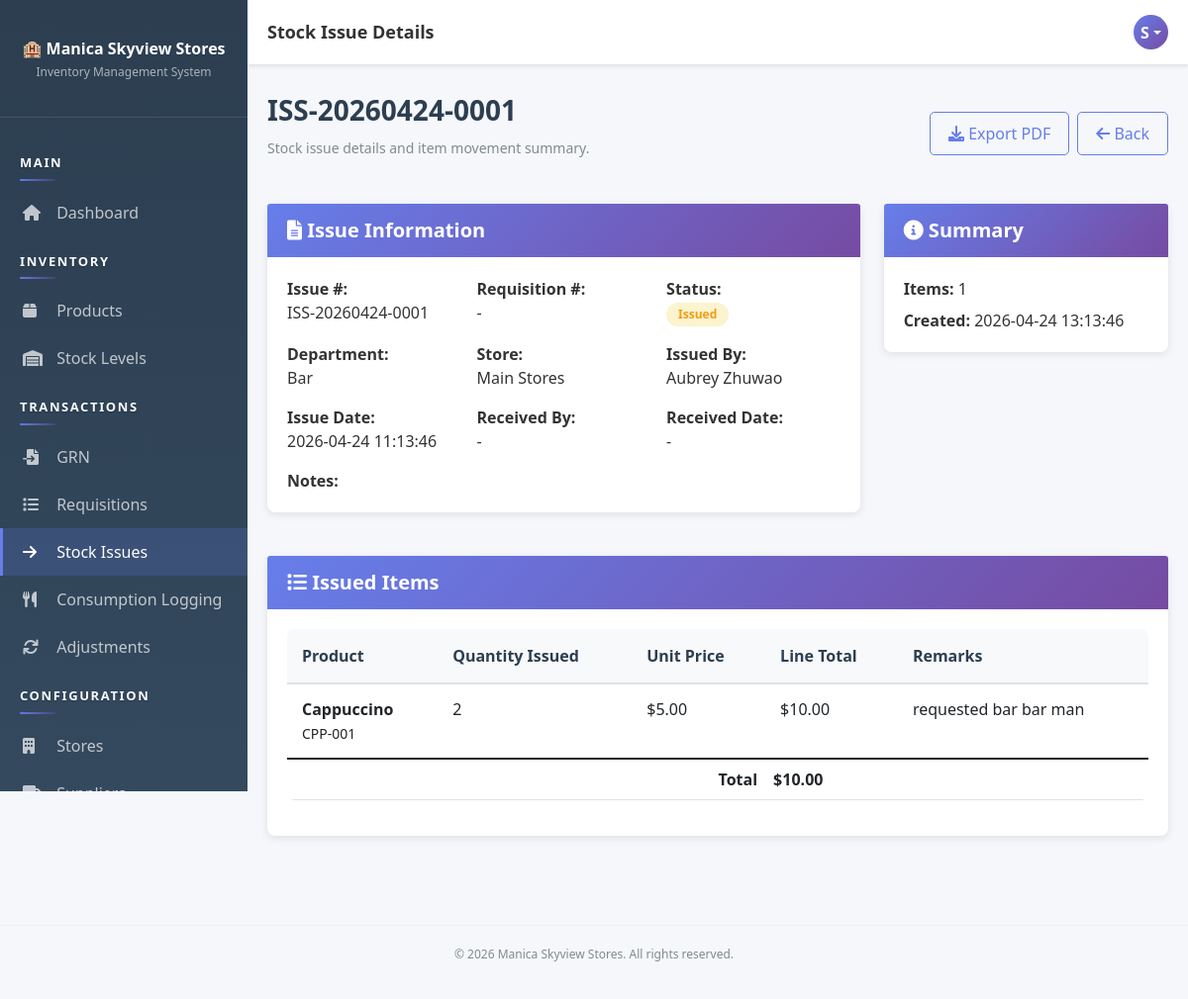
The page /pages/stock-issues/view.php?id=2 (signed in) on the database its author committed.
### tables this page shows
CREATE TABLE `users` (
  `user_id` int(11) NOT NULL AUTO_INCREMENT,
  `username` varchar(50) NOT NULL,
  `email` varchar(100) NOT NULL,
  `password` varchar(255) NOT NULL,
  `full_name` varchar(100) NOT NULL,
  `role_id` int(11) NOT NULL,
  `status` enum('active','inactive') DEFAULT 'active',
  `created_at` timestamp NOT NULL DEFAULT current_timestamp(),
  `updated_at` timestamp NOT NULL DEFAULT current_timestamp() ON UPDATE current_timestamp(),
  PRIMARY KEY (`user_id`),
  UNIQUE KEY `username` (`username`),
  UNIQUE KEY `email` (`email`),
  KEY `role_id` (`role_id`),
  CONSTRAINT `users_ibfk_1` FOREIGN KEY (`role_id`) REFERENCES `roles` (`role_id`)
);

CREATE TABLE `stock_issues` (
  `issue_id` int(11) NOT NULL AUTO_INCREMENT,
  `issue_number` varchar(50) NOT NULL,
  `requisition_id` int(11) DEFAULT NULL,
  `store_id` int(11) NOT NULL,
  `department_id` int(11) NOT NULL,
  `issued_by` int(11) NOT NULL,
  `issue_date` datetime DEFAULT current_timestamp(),
  `received_by` int(11) DEFAULT NULL,
  `received_date` datetime DEFAULT NULL,
  `status` enum('issued','received','cancelled') DEFAULT 'issued',
  `notes` text DEFAULT NULL,
  `created_at` timestamp NOT NULL DEFAULT current_timestamp(),
  `updated_at` timestamp NOT NULL DEFAULT current_timestamp() ON UPDATE current_timestamp(),
  PRIMARY KEY (`issue_id`),
  UNIQUE KEY `issue_number` (`issue_number`),
  KEY `requisition_id` (`requisition_id`),
  KEY `store_id` (`store_id`),
  KEY `department_id` (`department_id`),
  KEY `issued_by` (`issued_by`),
  KEY `received_by` (`received_by`),
  KEY `idx_issue_date` (`issue_date`),
  CONSTRAINT `stock_issues_ibfk_1` FOREIGN KEY (`requisition_id`) REFERENCES `requisitions` (`requisition_id`),
  CONSTRAINT `stock_issues_ibfk_2` FOREIGN KEY (`store_id`) REFERENCES `stores` (`store_id`),
  CONSTRAINT `stock_issues_ibfk_3` FOREIGN KEY (`department_id`) REFERENCES `departments` (`dept_id`),
  CONSTRAINT `stock_issues_ibfk_4` FOREIGN KEY (`issued_by`) REFERENCES `users` (`user_id`),
  CONSTRAINT `stock_issues_ibfk_5` FOREIGN KEY (`received_by`) REFERENCES `users` (`user_id`)
);

CREATE TABLE `departments` (
  `dept_id` int(11) NOT NULL AUTO_INCREMENT,
  `dept_name` varchar(100) NOT NULL,
  `dept_code` varchar(20) NOT NULL,
  `head_user_id` int(11) DEFAULT NULL,
  `status` enum('active','inactive') DEFAULT 'active',
  `monthly_budget` decimal(12,2) NOT NULL DEFAULT 0.00,
  `weekly_budget` decimal(12,2) NOT NULL DEFAULT 0.00,
  `created_at` timestamp NOT NULL DEFAULT current_timestamp(),
  PRIMARY KEY (`dept_id`),
  UNIQUE KEY `dept_code` (`dept_code`),
  KEY `head_user_id` (`head_user_id`),
  CONSTRAINT `departments_ibfk_1` FOREIGN KEY (`head_user_id`) REFERENCES `users` (`user_id`)
);

CREATE TABLE `stores` (
  `store_id` int(11) NOT NULL AUTO_INCREMENT,
  `store_name` varchar(100) NOT NULL,
  `store_code` varchar(20) NOT NULL,
  `location` varchar(100) DEFAULT NULL,
  `responsible_user_id` int(11) DEFAULT NULL,
  `description` text DEFAULT NULL,
  `status` enum('active','inactive') DEFAULT 'active',
  `created_at` timestamp NOT NULL DEFAULT current_timestamp(),
  `updated_at` timestamp NOT NULL DEFAULT current_timestamp() ON UPDATE current_timestamp(),
  PRIMARY KEY (`store_id`),
  UNIQUE KEY `store_code` (`store_code`),
  KEY `responsible_user_id` (`responsible_user_id`),
  CONSTRAINT `stores_ibfk_1` FOREIGN KEY (`responsible_user_id`) REFERENCES `users` (`user_id`)
);

CREATE TABLE `stock_issue_items` (
  `issue_item_id` int(11) NOT NULL AUTO_INCREMENT,
  `issue_id` int(11) NOT NULL,
  `product_id` int(11) NOT NULL,
  `quantity_issued` int(11) NOT NULL,
  `quantity_consumed` int(11) NOT NULL DEFAULT 0,
  `quantity_returned` int(11) NOT NULL DEFAULT 0,
  `batch_number` varchar(50) DEFAULT NULL,
  `expiry_date` date DEFAULT NULL,
  `unit_price` decimal(10,2) DEFAULT NULL,
  `remarks` text DEFAULT NULL,
  `created_at` timestamp NOT NULL DEFAULT current_timestamp(),
  `updated_at` timestamp NOT NULL DEFAULT current_timestamp() ON UPDATE current_timestamp(),
  PRIMARY KEY (`issue_item_id`),
  KEY `issue_id` (`issue_id`),
  KEY `product_id` (`product_id`),
  CONSTRAINT `stock_issue_items_ibfk_1` FOREIGN KEY (`issue_id`) REFERENCES `stock_issues` (`issue_id`) ON DELETE CASCADE,
  CONSTRAINT `stock_issue_items_ibfk_2` FOREIGN KEY (`product_id`) REFERENCES `products` (`product_id`)
);

CREATE TABLE `products` (
  `product_id` int(11) NOT NULL AUTO_INCREMENT,
  `product_name` varchar(100) NOT NULL,
  `product_code` varchar(50) NOT NULL,
  `category_id` int(11) NOT NULL,
  `unit_of_measure` varchar(20) DEFAULT NULL,
  `reorder_level` int(11) DEFAULT 10,
  `reorder_quantity` int(11) DEFAULT 50,
  `status` enum('active','inactive') DEFAULT 'active',
  `created_at` timestamp NOT NULL DEFAULT current_timestamp(),
  `updated_at` timestamp NOT NULL DEFAULT current_timestamp() ON UPDATE current_timestamp(),
  PRIMARY KEY (`product_id`),
  UNIQUE KEY `product_code` (`product_code`),
  KEY `category_id` (`category_id`),
  KEY `idx_product_code` (`product_code`),
  CONSTRAINT `products_ibfk_1` FOREIGN KEY (`category_id`) REFERENCES `categories` (`category_id`)
);

### pages/stock-issues/view.php (the view, shortened to what the rows shown need)
<?php
require_once __DIR__ . '/../../app/bootstrap.php';
$controller = new StockIssueController();
$issueId = isset($_GET['id']) ? (int)$_GET['id'] : 0;
$currentUserId = (int)($_SESSION['user_id'] ?? 0);
$issue = $controller->getIssueById($issueId, $currentUserId);
$items = $controller->getIssueItems($issueId);
include __DIR__ . '/../../app/views/layout-header.php';
?>
<div class="page-header d-flex justify-content-between align-items-center">
    <div>
        <h1><?php echo htmlspecialchars($issue['issue_number']); ?></h1>
        <p>Stock issue details and item movement summary.</p>
    </div>
</div>
<div class="row">
    <div class="col-lg-8">
        <div class="card">
            <div class="card-body">
                <div class="row g-3">
                    <div class="col-md-4"><strong>Issue #:</strong><br><?php echo htmlspecialchars($issue['issue_number']); ?></div>
                    <div class="col-md-4"><strong>Requisition #:</strong><br><?php echo htmlspecialchars($issue['requisition_number'] ?? '-'); ?></div>
                    <div class="col-md-4"><strong>Status:</strong><br><span class="badge badge-<?php echo $issue['status'] === 'received' ? 'success' : ($issue['status'] === 'cancelled' ? 'danger' : 'warning'); ?>"><?php echo ucfirst($issue['status']); ?></span></div>
                    <div class="col-md-4"><strong>Department:</strong><br><?php echo htmlspecialchars($issue['dept_name']); ?></div>
                    <div class="col-md-4"><strong>Store:</strong><br><?php echo htmlspecialchars($issue['store_name']); ?></div>
                    <div class="col-md-4"><strong>Issued By:</strong><br><?php echo htmlspecialchars($issue['issued_by_name']); ?></div>
                    <div class="col-md-4"><strong>Issue Date:</strong><br><?php echo htmlspecialchars($issue['issue_date']); ?></div>
                    <div class="col-md-4"><strong>Received By:</strong><br><?php echo htmlspecialchars($issue['received_by_name'] ?? '-'); ?></div>
                    <div class="col-md-4"><strong>Received Date:</strong><br><?php echo htmlspecialchars($issue['received_date'] ?? '-'); ?></div>
                    <div class="col-md-12"><strong>Notes:</strong><br><?php echo nl2br(htmlspecialchars($issue['notes'] ?? '-')); ?></div>
                </div>
            </div>
        </div>
    </div>
    <div class="col-lg-4">
        <div class="card">
            <div class="card-body">
                <p class="mb-2"><strong>Items:</strong> <?php echo count($items); ?></p>
                <p class="mb-0"><strong>Created:</strong> <?php echo htmlspecialchars($issue['created_at']); ?></p>
            </div>
        </div>
    </div>
</div>
<div class="card mt-4">
    <div class="card-body">
        <?php if (!empty($items)): ?>
            <div class="table-responsive">
                <table class="table">
                    <thead>
                        <tr>
                            <th>Product</th>
                            <th>Quantity Issued</th>
                            <th>Unit Price</th>
                            <th>Line Total</th>
                            <th>Remarks</th>
                        </tr>
                    </thead>
                    <tbody>
                        <?php $grand = 0; ?>
                        <?php foreach ($items as $item): ?>
                            <?php $lineTotal = (float)$item['quantity_issued'] * (float)$item['unit_price']; $grand += $lineTotal; ?>
                            <tr>
                                <td><strong><?php echo htmlspecialchars($item['product_name']); ?></strong><br><small><?php echo htmlspecialchars($item['product_code']); ?></small></td>
                                <td><?php echo (int)$item['quantity_issued']; ?></td>
                                <td>$<?php echo number_format((float)$item['unit_price'], 2); ?></td>
                                <td>$<?php echo number_format($lineTotal, 2); ?></td>
                                <td><?php echo htmlspecialchars($item['remarks'] ?? '-'); ?></td>
                            </tr>
                        <?php endforeach; ?>
                    </tbody>
                    <tfoot>
                        <tr>
                            <th colspan="3" class="text-end">Total</th>
                            <th>$<?php echo number_format($grand, 2); ?></th>
                            <th></th>
                        </tr>
                    </tfoot>
                </table>
            </div>
        <?php else: ?>
            <div class="alert alert-info">No issue lines found.</div>
        <?php endif; ?>
    </div>
</div>
<?php include __DIR__ . '/../../app/views/layout-footer.php'; ?>

### app/views/layout-header.php (shortened to what the rows shown need)
<!DOCTYPE html>
<html lang="en">
<head>
    <link href="https://cdn.jsdelivr.net/npm/bootstrap@5.1.3/dist/css/bootstrap.min.css" rel="stylesheet">
    <link rel="stylesheet" href="https://cdnjs.cloudflare.com/ajax/libs/font-awesome/6.0.0/css/all.min.css">
    <link href="<?php echo SITE_URL; ?>public/css/style.css" rel="stylesheet">
</head>
<body>
    <div class="topbar">
        <div class="topbar-right">
            <div class="user-profile dropdown">
                <div class="user-avatar dropdown-toggle" role="button" data-bs-toggle="dropdown" aria-expanded="false">
                    <?php
                    $user = getCurrentUser();
                    if ($user) {
                        echo strtoupper(substr($user['full_name'], 0, 1));
                    }
                    ?>
                </div>
            </div>
        </div>
    </div>
    <div class="main-content">

### rows shown on the page
users: full_name "S"
stock_issues: issue_number "ISS-20260424-0001", status "Issued", department.dept_name "Bar", store.store_name "Main Stores", issued_by.full_name "Aubrey Zhuwao", issue_date "2026-04-24 11:13:46", received_date "-", created_at "2026-04-24 13:13:46"
stock_issue_items: product.product_name "Cappuccino", product.product_code "CPP-001", quantity_issued "2", unit_price "5.00", lineTotal "10.00", remarks "requested bar bar man"

### other values the page prints
$pageTitle "Stock Issue Details"
$issue['requisition_number'] "-"
$issue['received_by_name'] "-"
count($items) "1"
$grand "10.00"
APP_NAME "Manica Skyview Stores"
